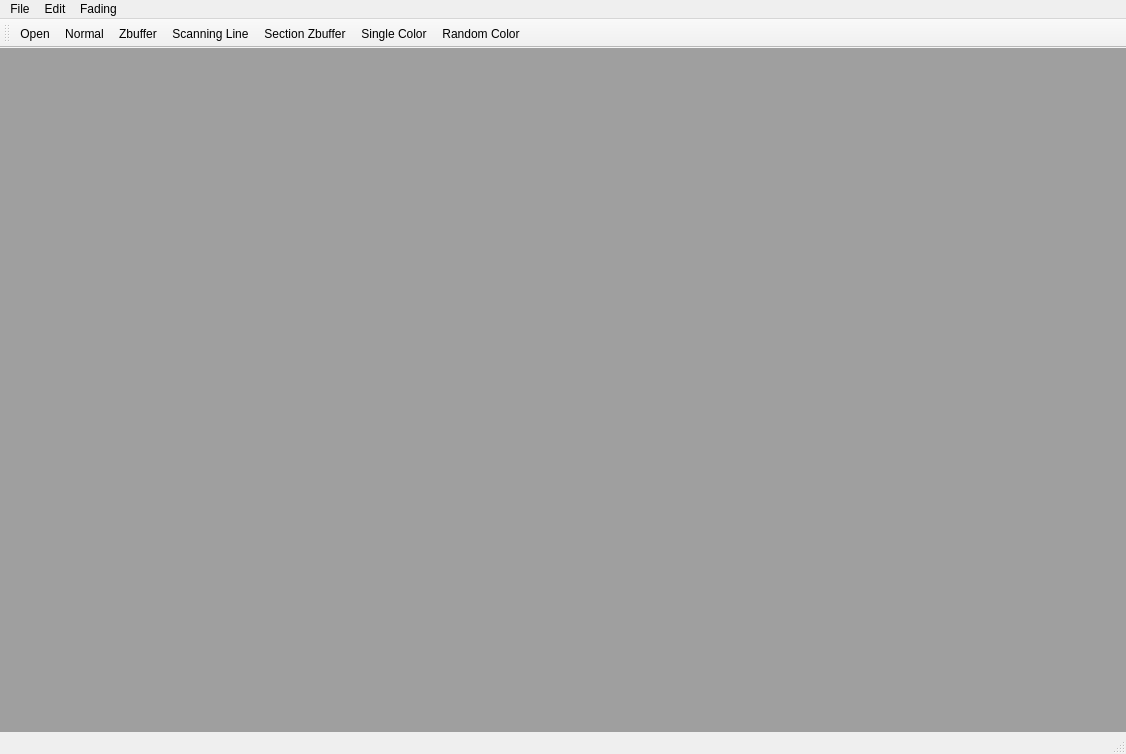
<?xml version="1.0" encoding="UTF-8"?>
<ui version="4.0">
 <class>QFadingWindowClass</class>
 <widget class="QMainWindow" name="QFadingWindowClass">
  <property name="geometry">
   <rect>
    <x>0</x>
    <y>0</y>
    <width>1126</width>
    <height>754</height>
   </rect>
  </property>
  <property name="windowTitle">
   <string>QFadingWindow</string>
  </property>
  <widget class="QWidget" name="centralWidget">
   <widget class="QMdiArea" name="mdiArea">
    <property name="geometry">
     <rect>
      <x>-10</x>
      <y>-60</y>
      <width>1141</width>
      <height>781</height>
     </rect>
    </property>
    <property name="viewMode">
     <enum>QMdiArea::TabbedView</enum>
    </property>
    <property name="tabShape">
     <enum>QTabWidget::Triangular</enum>
    </property>
   </widget>
  </widget>
  <widget class="QMenuBar" name="menuBar">
   <property name="geometry">
    <rect>
     <x>0</x>
     <y>0</y>
     <width>1126</width>
     <height>23</height>
    </rect>
   </property>
   <widget class="QMenu" name="menuFile">
    <property name="title">
     <string>File</string>
    </property>
    <addaction name="actionOpen"/>
    <addaction name="actionExit"/>
   </widget>
   <widget class="QMenu" name="menuFading">
    <property name="title">
     <string>Fading</string>
    </property>
    <addaction name="actionZbuffer"/>
    <addaction name="actionScanning_Line"/>
    <addaction name="actionSection_Zbuffer"/>
    <addaction name="actionNormal"/>
   </widget>
   <widget class="QMenu" name="menuEdit">
    <property name="title">
     <string>Edit</string>
    </property>
    <addaction name="actionChange_Color"/>
    <addaction name="actionSet_Color"/>
   </widget>
   <addaction name="menuFile"/>
   <addaction name="menuEdit"/>
   <addaction name="menuFading"/>
  </widget>
  <widget class="QToolBar" name="mainToolBar">
   <attribute name="toolBarArea">
    <enum>TopToolBarArea</enum>
   </attribute>
   <attribute name="toolBarBreak">
    <bool>false</bool>
   </attribute>
   <addaction name="actionOpen"/>
   <addaction name="actionNormal"/>
   <addaction name="actionZbuffer"/>
   <addaction name="actionScanning_Line"/>
   <addaction name="actionSection_Zbuffer"/>
   <addaction name="actionChange_Color"/>
   <addaction name="actionSet_Color"/>
  </widget>
  <widget class="QStatusBar" name="statusBar"/>
  <action name="actionOpen">
   <property name="icon">
    <iconset>
     <normaloff>../Icon/open.png</normaloff>../Icon/open.png</iconset>
   </property>
   <property name="text">
    <string>Open</string>
   </property>
  </action>
  <action name="actionExit">
   <property name="text">
    <string>Exit</string>
   </property>
  </action>
  <action name="actionZbuffer">
   <property name="icon">
    <iconset>
     <normaloff>../Icon/points.png</normaloff>../Icon/points.png</iconset>
   </property>
   <property name="text">
    <string>Zbuffer</string>
   </property>
  </action>
  <action name="actionScanning_Line">
   <property name="icon">
    <iconset>
     <normaloff>../Icon/selected_edge.png</normaloff>../Icon/selected_edge.png</iconset>
   </property>
   <property name="text">
    <string>Scanning Line</string>
   </property>
  </action>
  <action name="actionSection_Zbuffer">
   <property name="icon">
    <iconset>
     <normaloff>../Icon/cutingplane.png</normaloff>../Icon/cutingplane.png</iconset>
   </property>
   <property name="text">
    <string>Section Zbuffer</string>
   </property>
  </action>
  <action name="actionNormal">
   <property name="icon">
    <iconset>
     <normaloff>../Icon/flat.png</normaloff>../Icon/flat.png</iconset>
   </property>
   <property name="text">
    <string>Normal</string>
   </property>
  </action>
  <action name="actionChange_Color">
   <property name="icon">
    <iconset>
     <normaloff>../Icon/ball.png</normaloff>../Icon/ball.png</iconset>
   </property>
   <property name="text">
    <string>Single Color</string>
   </property>
  </action>
  <action name="actionChange">
   <property name="text">
    <string>change</string>
   </property>
  </action>
  <action name="actionSet_Color">
   <property name="icon">
    <iconset>
     <normaloff>../Icon/EntityItem.png</normaloff>../Icon/EntityItem.png</iconset>
   </property>
   <property name="text">
    <string>Random Color</string>
   </property>
  </action>
 </widget>
 <layoutdefault spacing="6" margin="11"/>
 <resources>
  <include location="qfadingwindow.qrc"/>
 </resources>
 <connections/>
</ui>
